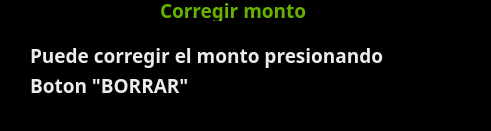
    <widget class="QGroupBox" name="groupBox_119">
     <property name="geometry">
      <rect>
       <x>70</x>
       <y>350</y>
       <width>491</width>
       <height>131</height>
      </rect>
     </property>
     <property name="styleSheet">
      <string notr="true">background-color: rgba(0, 0, 0, 100%);
border-radius:20%;</string>
     </property>
     <property name="title">
      <string/>
     </property>
     <widget class="QLabel" name="hs_14">
      <property name="geometry">
       <rect>
        <x>30</x>
        <y>40</y>
        <width>361</width>
        <height>31</height>
       </rect>
      </property>
      <property name="font">
       <font>
        <family>Droid Sans</family>
        <pointsize>14</pointsize>
        <weight>75</weight>
        <italic>false</italic>
        <bold>true</bold>
       </font>
      </property>
      <property name="styleSheet">
       <string notr="true">background-color:transparent;
color:rgb(236, 236, 236);
</string>
      </property>
      <property name="text">
       <string>Puede corregir el monto presionando </string>
      </property>
     </widget>
     <widget class="QLabel" name="hs_16">
      <property name="geometry">
       <rect>
        <x>30</x>
        <y>70</y>
        <width>161</width>
        <height>31</height>
       </rect>
      </property>
      <property name="font">
       <font>
        <family>Droid Sans</family>
        <pointsize>14</pointsize>
        <weight>75</weight>
        <italic>false</italic>
        <bold>true</bold>
       </font>
      </property>
      <property name="styleSheet">
       <string notr="true">background-color:transparent;
color:rgb(236, 236, 236);
</string>
      </property>
      <property name="text">
       <string>Boton &quot;BORRAR&quot;</string>
      </property>
     </widget>
     <widget class="QLabel" name="hs_19">
      <property name="geometry">
       <rect>
        <x>160</x>
        <y>0</y>
        <width>161</width>
        <height>21</height>
       </rect>
      </property>
      <property name="font">
       <font>
        <family>Droid Sans</family>
        <pointsize>14</pointsize>
        <weight>75</weight>
        <italic>false</italic>
        <bold>true</bold>
       </font>
      </property>
      <property name="styleSheet">
       <string notr="true">background-color:transparent;
color:rgb(101, 179, 0);

</string>
      </property>
      <property name="text">
       <string>Corregir monto</string>
      </property>
     </widget>
    </widget>
